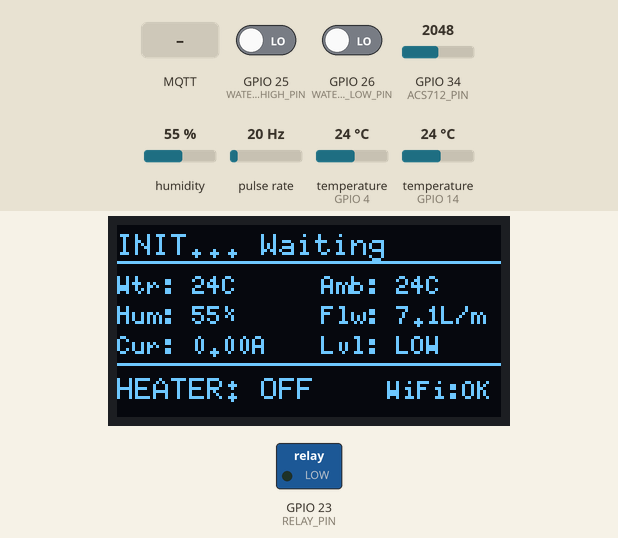
Simulated run of this sketch. Board: ESP32. Parts: 128×64 one-colour display, switched loads named in the sketch (green lamp = pin HIGH). Wiring (inferred from the names in the program): pulse sensor: data GPIO 27. The test bench sets the inputs (shaded band); at power-on: GPIO 26 (WATER_LEVEL_LOW_PIN) LOW, GPIO 25 (WATER_LEVEL_HIGH_PIN) LOW, humidity 55 %, GPIO 34 (ACS712_PIN) = 2048, pulse rate 20 Hz, temperature (sensors on GPIO 4, GPIO 14) 24 °C. WiFi joins after 1.5 s; servers stay silent unless stated; the local clock reads 2024-03-15 10:24:30 at power-on unless the sketch sets it; no MQTT or app messages arrive unless stated; what the sketch prints to the serial monitor is not drawn.

Above: at 4.3 s.
4.4 s: GPIO 26 (WATER_LEVEL_LOW_PIN) driven HIGH
At 10.2 s:
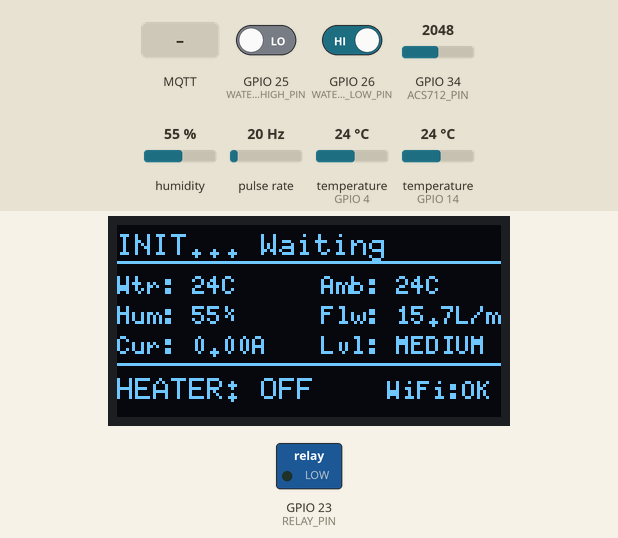
12.5 s: GPIO 25 (WATER_LEVEL_HIGH_PIN) driven HIGH
At 13.3 s:
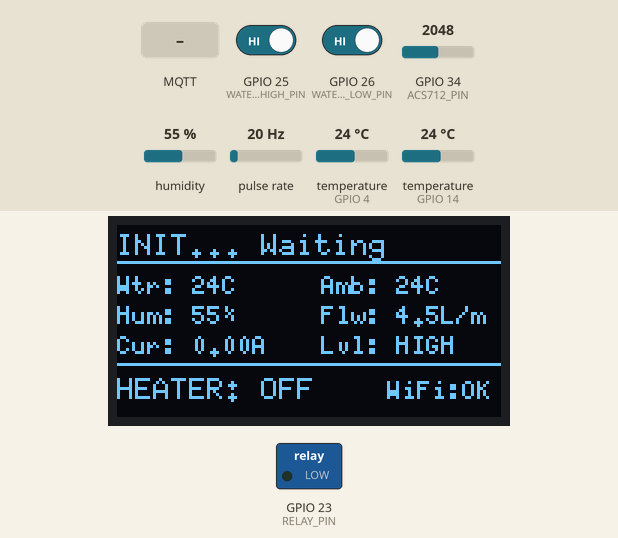
20.6 s: MQTT message "1" arrives on the first subscribed topic
At 27.3 s:
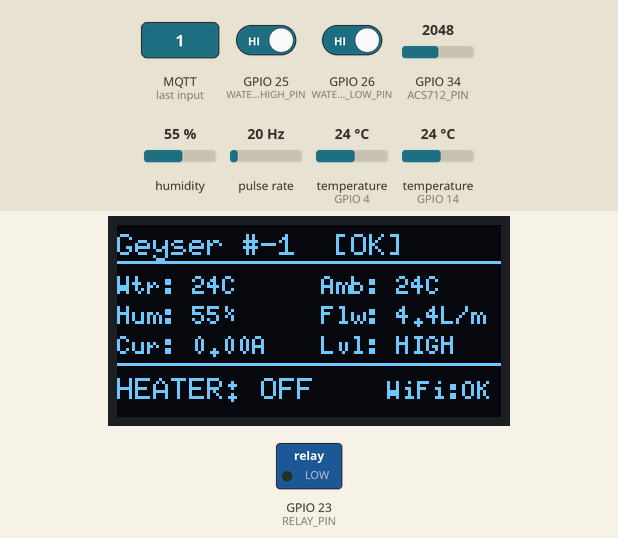
28.7 s: GPIO 25 (WATER_LEVEL_HIGH_PIN) driven LOW
At 32.0 s:
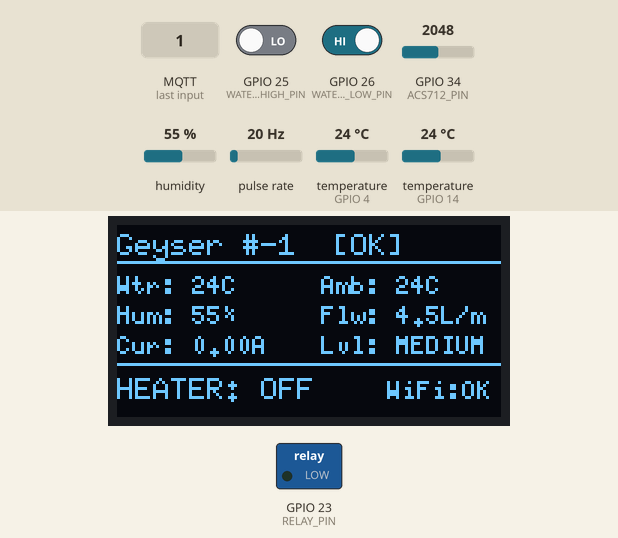
36.8 s: GPIO 26 (WATER_LEVEL_LOW_PIN) driven LOW
At 42.8 s:
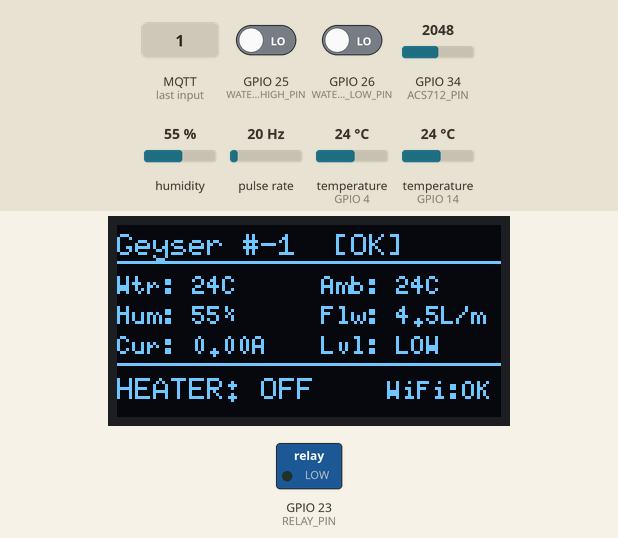
44.9 s: humidity set to 22 %
At 49.3 s:
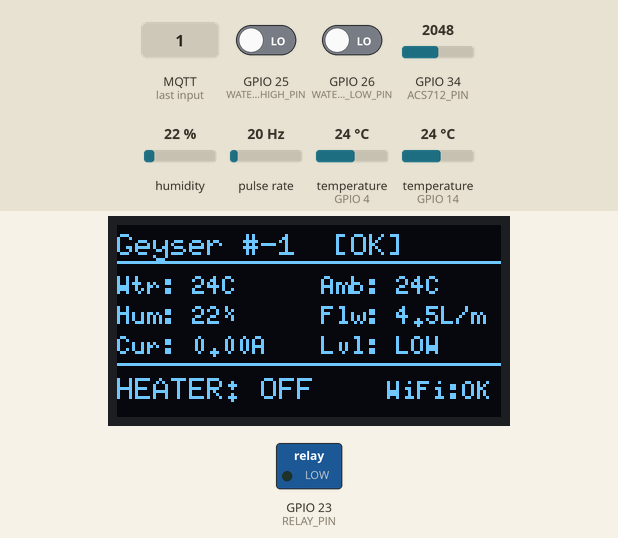
Timing chart, 0 to 50.8 s (numbered marks = the images above; inputs shaded):
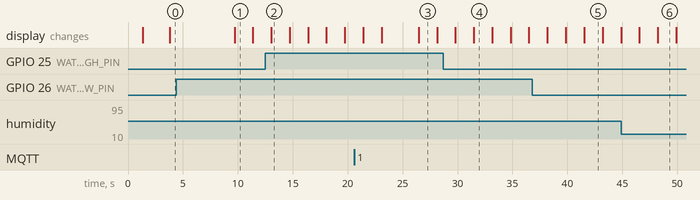

Measured:
- after the input at 4.4 s, the display: changes after 5.3 s (image 1)
- after the input at 12.5 s, the display: changes after 0.55 s (image 2)
- after the input at 20.6 s, the display: first differs from a run without the input after 2.5 s (image 3 shows a later state)
- after the input at 28.7 s, the display: first changes after 1.1 s (image 4 shows a later state)
- after the input at 36.8 s, the display: changes after 1.4 s (image 5)
- after the input at 44.9 s, the display: first differs from a run without the input after 3.3 s (image 6)
- what the display in image 1 shows lasts 1.7 s, from 9.7 s to 11.4 s

The sketch:

intelligent_geyser.ino
```cpp
// ============================================================================
// intelligent_geyser.ino — Context-Aware Smart Water Geyser (ESP32 Firmware)
// ============================================================================
// This firmware operates in two phases:
//   Phase 1 (INIT):  Registers with the cloud server using its MAC address.
//   Phase 2 (DATA):  Reads sensors, publishes telemetry, receives ON/OFF commands.
//   FALLBACK:        If WiFi/MQTT is lost, relay follows its current physical state (manual mode).
//
// Sensors: DS18B20 (water temp), DHT22 (ambient temp+humidity), YF-S201 (flow),
//          ACS712 (current), 2x XKC-Y25 (water level: HIGH/MEDIUM/LOW)
// Display: SH1106 128x64 OLED via U8g2 (I2C on GPIO 32/33)
//
// Target Board: ESP32-D0WD-V3 (38-pin DevKit)
// ============================================================================

#include <WiFi.h>
#include <PubSubClient.h>
#include <ArduinoJson.h>
#include <OneWire.h>
#include <DallasTemperature.h>
#include <DHT.h>
#include <U8g2lib.h>
#include <Wire.h>
#include "config.h"

// ── Global Objects ──────────────────────────────────────────────────────────
WiFiClient espClient;
PubSubClient mqttClient(espClient);

OneWire oneWire(DS18B20_PIN);
DallasTemperature tempSensor(&oneWire);

DHT dht(DHT22_PIN, DHT22);

// SH1106 OLED display (matching working test code)
U8G2_SH1106_128X64_NONAME_F_HW_I2C u8g2(U8G2_R0, /* reset=*/ U8X8_PIN_NONE);

// ── State Variables ─────────────────────────────────────────────────────────
enum DevicePhase { PHASE_INIT, PHASE_DATA };
DevicePhase currentPhase = PHASE_INIT;

String deviceMAC_clean = "";
String deviceMAC_colon = "";
int assignedGeyserID = -1;
String dataTopic = "";
String commandTopic = "";

// Sensor readings
float waterTemp = 0.0;
float ambientTemp = 0.0;
float humidity = 0.0;
float flowRate = 0.0;
float currentAmps = 0.0;
bool waterLevelHigh = false;
bool waterLevelLow = false;
String waterLevelStr = "LOW";
bool heaterOn = false;
bool serverConnected = false;
bool oledAvailable = false;

// Flow sensor interrupt
volatile unsigned long pulseCount = 0;
unsigned long lastFlowCalc = 0;

// Timing
unsigned long lastPublish = 0;
unsigned long lastSensorPrint = 0;
unsigned long lastDisplayUpdate = 0;
unsigned long initSentTime = 0;
bool initSent = false;

// ── Interrupt Service Routine (Flow Sensor) ─────────────────────────────────
void IRAM_ATTR flowPulseISR() {
  pulseCount++;
}

// ── WiFi Connection ─────────────────────────────────────────────────────────
void connectWiFi() {
  Serial.print("Connecting to WiFi");
  WiFi.mode(WIFI_STA);
  WiFi.disconnect();
  delay(100);
  WiFi.begin(WIFI_SSID, WIFI_PASSWORD);
  int attempts = 0;
  while (WiFi.status() != WL_CONNECTED && attempts < 30) {
    delay(500);
    Serial.print(".");
    attempts++;
  }
  if (WiFi.status() == WL_CONNECTED) {
    Serial.println("\nWiFi connected! IP: " + WiFi.localIP().toString());
    deviceMAC_colon = WiFi.macAddress();
    deviceMAC_clean = deviceMAC_colon;
    deviceMAC_clean.replace(":", "");
    Serial.println("MAC: " + deviceMAC_colon);
  } else {
    Serial.println("\nWiFi connection FAILED. Entering manual mode.");
  }
}

// ── MQTT Callback ───────────────────────────────────────────────────────────
void mqttCallback(char* topic, byte* payload, unsigned int length) {
  StaticJsonDocument<512> doc;
  DeserializationError err = deserializeJson(doc, payload, length);
  if (err) {
    Serial.print("JSON parse error: ");
    Serial.println(err.c_str());
    return;
  }

  String topicStr = String(topic);

  // ── Handle config response during INIT phase ───────────────────────────
  if (currentPhase == PHASE_INIT) {
    String expectedConfigTopic = String(BASE_TOPIC) + "/config/" + deviceMAC_colon;
    if (topicStr == expectedConfigTopic) {
      assignedGeyserID = doc["geyser_id"] | -1;
      const char* dt = doc["data_topic"] | "";
      const char* ct = doc["command_topic"] | "";
      dataTopic = String(dt);
      commandTopic = String(ct);

      Serial.println("=== INIT COMPLETE ===");
      Serial.println("Assigned ID: " + String(assignedGeyserID));
      Serial.println("Data Topic:  " + dataTopic);
      Serial.println("Cmd Topic:   " + commandTopic);

      mqttClient.subscribe(commandTopic.c_str());
      Serial.println("Subscribed to: " + commandTopic);

      currentPhase = PHASE_DATA;
      serverConnected = true;
    }
    return;
  }

  // ── Handle ON/OFF commands during DATA phase ───────────────────────────
  if (currentPhase == PHASE_DATA && topicStr == commandTopic) {
    const char* cmd = doc["command"] | "OFF";
    if (strcmp(cmd, "ON") == 0) {
      heaterOn = true;
      digitalWrite(RELAY_PIN, HIGH);
      Serial.println("[CMD] Heater ON");
    } else {
      heaterOn = false;
      digitalWrite(RELAY_PIN, LOW);
      Serial.println("[CMD] Heater OFF");
    }
  }
}

// ── MQTT Connection ─────────────────────────────────────────────────────────
void connectMQTT() {
  if (mqttClient.connected()) return;

  String clientId = "geyser_" + deviceMAC_clean;
  Serial.print("Connecting to MQTT...");

  if (mqttClient.connect(clientId.c_str())) {
    Serial.println(" connected!");

    if (currentPhase == PHASE_INIT) {
      String configTopic = String(BASE_TOPIC) + "/config/" + deviceMAC_colon;
      mqttClient.subscribe(configTopic.c_str());
      Serial.println("Subscribed to: " + configTopic);
    } else if (currentPhase == PHASE_DATA && commandTopic.length() > 0) {
      mqttClient.subscribe(commandTopic.c_str());
    }
  } else {
    Serial.print(" failed (rc=");
    Serial.print(mqttClient.state());
    Serial.println("). Will retry in 5s.");
  }
}

// ── Sensor Reading Functions ────────────────────────────────────────────────
void readTemperature() {
  tempSensor.requestTemperatures();
  float t = tempSensor.getTempCByIndex(0);
  if (t != DEVICE_DISCONNECTED_C && t > TEMP_SAFETY_MIN && t < TEMP_SAFETY_MAX) {
    waterTemp = t;
  }
  if (waterTemp >= TEMP_SAFETY_MAX) {
    heaterOn = false;
    digitalWrite(RELAY_PIN, LOW);
    Serial.println("[SAFETY] Emergency shutoff! Temp too high.");
  }
}

void readDHT22() {
  float h = dht.readHumidity();
  float t = dht.readTemperature();
  if (!isnan(h)) humidity = h;
  if (!isnan(t)) ambientTemp = t;
}

void calculateFlowRate() {
  if (millis() - lastFlowCalc >= FLOW_CALC_INTERVAL_MS) {
    noInterrupts();
    unsigned long count = pulseCount;
    pulseCount = 0;
    interrupts();
    flowRate = (count / FLOW_CALIBRATION_FACTOR);
    lastFlowCalc = millis();
  }
}

void readCurrent() {
  int minADC = 4095;
  int maxADC = 0;

  // Sample the AC wave for 50ms (covers ~2.5 full 50Hz cycles)
  uint32_t start_time = millis();
  while((millis() - start_time) < 50) {
    int rawADC = analogRead(ACS712_PIN);
    if (rawADC < minADC) minADC = rawADC;
    if (rawADC > maxADC) maxADC = rawADC;
  }

  // Calculate Peak-to-Peak ADC
  int peakToPeakADC = maxADC - minADC;

  // Convert to Peak Voltage
  float voltagePeak = (peakToPeakADC / 2.0) * ADC_TO_VOLTAGE;

  // Calculate RMS Voltage (Vrms = Vpeak * 0.707)
  float voltageRMS = voltagePeak * 0.707;

  // Calculate RMS Current
  currentAmps = voltageRMS / ACS712_SENSITIVITY;

  // ── Noise Floor Cutoff ──
  // The ACS712 on a breadboard picks up heavy ambient electromagnetic noise,
  // causing it to read 0.5A - 0.75A even when the load is completely disconnected.
  // Since a real geyser draws massive current (9 Amps to 15 Amps), we can safely
  // snap any reading below 0.85A down to 0.00A to eliminate "phantom" readings.
  if(currentAmps < 0.85) {
    currentAmps = 0.0;
  } else {
    // Optional: Subtract the base noise floor so the reported current is more accurate
    // currentAmps = currentAmps - 0.71;
  }
}

void readWaterLevel() {
  waterLevelHigh = (digitalRead(WATER_LEVEL_HIGH_PIN) == HIGH);
  waterLevelLow  = (digitalRead(WATER_LEVEL_LOW_PIN) == HIGH);

  if (waterLevelHigh && waterLevelLow) {
    waterLevelStr = "HIGH";
  } else if (waterLevelLow) {
    waterLevelStr = "MEDIUM";
  } else {
    waterLevelStr = "LOW";
  }
}

// ── OLED Display Update ─────────────────────────────────────────────────────
void updateDisplay() {
  if (!oledAvailable) return;
  if (millis() - lastDisplayUpdate < DISPLAY_INTERVAL_MS) return;
  lastDisplayUpdate = millis();

  char buf[32];  // Temp buffer for formatting strings

  u8g2.clearBuffer();

  // ── Row 1: Status bar (bold) ──────────────────────────────────────────
  u8g2.setFont(u8g2_font_6x10_tf);
  if (currentPhase == PHASE_INIT) {
    u8g2.drawStr(0, 10, "INIT... Waiting");
  } else {
    snprintf(buf, sizeof(buf), "Geyser #%d  %s", assignedGeyserID,
             serverConnected ? "[OK]" : "[OFF]");
    u8g2.drawStr(0, 10, buf);
  }

  // Horizontal separator
  u8g2.drawHLine(0, 12, 128);

  // ── Row 2: Water Temp & Ambient Temp ──────────────────────────────────
  u8g2.setFont(u8g2_font_5x8_tf);

  snprintf(buf, sizeof(buf), "Wtr:%s%dC", waterTemp < 100 ? " " : "", (int)waterTemp);
  u8g2.drawStr(0, 23, buf);
  snprintf(buf, sizeof(buf), "Amb:%s%dC", ambientTemp < 100 ? " " : "", (int)ambientTemp);
  u8g2.drawStr(68, 23, buf);

  // ── Row 3: Humidity & Flow ────────────────────────────────────────────
  snprintf(buf, sizeof(buf), "Hum: %d%%", (int)humidity);
  u8g2.drawStr(0, 33, buf);
  // Format flow with 1 decimal
  int flowWhole = (int)flowRate;
  int flowFrac = (int)((flowRate - flowWhole) * 10);
  snprintf(buf, sizeof(buf), "Flw: %d.%dL/m", flowWhole, flowFrac);
  u8g2.drawStr(68, 33, buf);

  // ── Row 4: Current & Water Level ──────────────────────────────────────
  int ampsWhole = (int)currentAmps;
  int ampsFrac = (int)((currentAmps - ampsWhole) * 100);
  snprintf(buf, sizeof(buf), "Cur: %d.%02dA", ampsWhole, ampsFrac);
  u8g2.drawStr(0, 43, buf);
  snprintf(buf, sizeof(buf), "Lvl: %s", waterLevelStr.c_str());
  u8g2.drawStr(68, 43, buf);

  // Horizontal separator
  u8g2.drawHLine(0, 46, 128);

  // ── Row 5: Heater status (prominent) ──────────────────────────────────
  u8g2.setFont(u8g2_font_6x10_tf);
  snprintf(buf, sizeof(buf), "HEATER: %s", heaterOn ? "ON" : "OFF");
  u8g2.drawStr(0, 58, buf);

  // WiFi indicator on the right
  u8g2.setFont(u8g2_font_5x8_tf);
  u8g2.drawStr(90, 58, WiFi.status() == WL_CONNECTED ? "WiFi:OK" : "WiFi:--");

  u8g2.sendBuffer();
}

// ── Print Sensor Readings to Console ────────────────────────────────────────
void printSensorReadings() {
  if (millis() - lastSensorPrint < SENSOR_PRINT_INTERVAL_MS) return;
  lastSensorPrint = millis();

  Serial.println("\n--- Sensor Readings ---");
  Serial.print("Water Temp:   "); Serial.print(waterTemp, 1);   Serial.println(" C");
  Serial.print("Ambient Temp: "); Serial.print(ambientTemp, 1); Serial.println(" C");
  Serial.print("Humidity:     "); Serial.print(humidity, 1);     Serial.println(" %");
  Serial.print("Flow Rate:    "); Serial.print(flowRate, 1);     Serial.println(" L/min");
  Serial.print("Current:      "); Serial.print(currentAmps, 2);  Serial.println(" A");
  Serial.print("Water Level:  "); Serial.println(waterLevelStr);
  Serial.print("  (High pin="); Serial.print(waterLevelHigh ? "YES" : "NO");
  Serial.print(", Low pin=");  Serial.print(waterLevelLow ? "YES" : "NO");
  Serial.println(")");
  Serial.print("Heater:       "); Serial.println(heaterOn ? "ON" : "OFF");
  Serial.print("Phase:        "); Serial.println(currentPhase == PHASE_INIT ? "INIT" : "DATA");
  Serial.println("-----------------------");
}

// ── Publish Telemetry ───────────────────────────────────────────────────────
void publishData() {
  if (currentPhase != PHASE_DATA) return;
  if (millis() - lastPublish < PUBLISH_INTERVAL_MS) return;
  lastPublish = millis();

  StaticJsonDocument<384> doc;
  doc["geyser_id"] = assignedGeyserID;
  doc["water_temp"] = round(waterTemp * 10) / 10.0;
  doc["ambient_temp"] = round(ambientTemp * 10) / 10.0;
  doc["humidity"] = round(humidity * 10) / 10.0;
  doc["flow_rate"] = round(flowRate * 10) / 10.0;
  doc["current_amps"] = round(currentAmps * 100) / 100.0;
  doc["water_level"] = waterLevelStr;
  doc["is_heating"] = heaterOn ? 1 : 0;

  struct tm timeinfo;
  if (getLocalTime(&timeinfo)) {
    doc["hour"] = timeinfo.tm_hour;
    doc["minute"] = timeinfo.tm_min;
    doc["month"] = timeinfo.tm_mon + 1;
    doc["day_of_week"] = timeinfo.tm_wday;
  }

  char buffer[384];
  serializeJson(doc, buffer);

  if (mqttClient.publish(dataTopic.c_str(), buffer)) {
    Serial.print("[DATA] Published: T=");
    Serial.print(waterTemp, 1);
    Serial.print("C, Amb=");
    Serial.print(ambientTemp, 1);
    Serial.print("C, H=");
    Serial.print(humidity, 1);
    Serial.print("%, Flow=");
    Serial.print(flowRate, 1);
    Serial.print(", Level=");
    Serial.println(waterLevelStr);
  }
}

// ── Init Phase: Send Registration ───────────────────────────────────────────
void sendInitRequest() {
  if (initSent && (millis() - initSentTime < 10000)) return;

  StaticJsonDocument<256> doc;
  doc["mac_address"] = deviceMAC_colon;

  JsonObject info = doc.createNestedObject("info");
  info["chip_model"] = ESP.getChipModel();
  info["chip_revision"] = ESP.getChipRevision();
  info["cores"] = ESP.getChipCores();
  info["firmware_version"] = "1.2.0";

  char buffer[256];
  serializeJson(doc, buffer);

  String initTopic = String(BASE_TOPIC) + "/init";
  mqttClient.publish(initTopic.c_str(), buffer);

  Serial.println("[INIT] Registration sent. Waiting for config...");
  initSent = true;
  initSentTime = millis();
}

// ============================================================================
// SETUP
// ============================================================================
void setup() {
  Serial.begin(115200);
  delay(1000);
  Serial.println("\n=== Context-Aware Smart Geyser ===");
  Serial.println("Firmware v1.2.0 (SH1106 OLED + DHT22 + Dual Water Level)");

  // Pin modes
  pinMode(RELAY_PIN, OUTPUT);
  digitalWrite(RELAY_PIN, LOW);
  pinMode(WATER_LEVEL_HIGH_PIN, INPUT);
  pinMode(WATER_LEVEL_LOW_PIN, INPUT);
  pinMode(FLOW_SENSOR_PIN, INPUT_PULLUP);

  // Attach flow sensor interrupt
  attachInterrupt(digitalPinToInterrupt(FLOW_SENSOR_PIN), flowPulseISR, RISING);

  // Initialize DS18B20
  tempSensor.begin();
  Serial.println("[OK] DS18B20 initialized.");

  // Initialize DHT22
  dht.begin();
  Serial.println("[OK] DHT22 initialized.");

  // Initialize OLED (SH1106 via U8g2, matching test code)
  delay(250);  // Give display time to power up
  Wire.begin(OLED_SDA, OLED_SCL);
  u8g2.begin();
  oledAvailable = true;
  Serial.println("[OK] SH1106 OLED initialized (SDA=" + String(OLED_SDA) +
                 ", SCL=" + String(OLED_SCL) + ")");

  // Show boot screen
  u8g2.clearBuffer();
  u8g2.setFont(u8g2_font_6x10_tf);
  u8g2.drawStr(10, 20, "Smart Geyser");
  u8g2.drawStr(10, 35, "v1.2.0");
  u8g2.setFont(u8g2_font_5x8_tf);
  u8g2.drawStr(10, 50, "Booting...");
  u8g2.sendBuffer();

  Serial.println("[OK] Sensors: Water Level HIGH=" + String(WATER_LEVEL_HIGH_PIN) +
                 ", LOW=" + String(WATER_LEVEL_LOW_PIN));
  Serial.println("[OK] Flow sensor pin " + String(FLOW_SENSOR_PIN));
  Serial.println("[OK] Current sensor pin " + String(ACS712_PIN));
  Serial.println("[OK] Relay pin " + String(RELAY_PIN));

  // Connect WiFi
  connectWiFi();

  // Configure MQTT
  mqttClient.setServer(MQTT_BROKER, MQTT_PORT);
  mqttClient.setCallback(mqttCallback);
  mqttClient.setBufferSize(512);

  // Sync time via NTP
  configTime(19800, 0, "pool.ntp.org", "time.nist.gov");
  Serial.println("[OK] NTP time sync initiated.");
  Serial.println("=====================================\n");
}

// ============================================================================
// LOOP
// ============================================================================
void loop() {
  // ── ALWAYS read sensors first, regardless of connectivity ───────────────
  readTemperature();
  readDHT22();
  calculateFlowRate();
  readCurrent();
  readWaterLevel();

  // ── ALWAYS update display and console ───────────────────────────────────
  updateDisplay();
  printSensorReadings();

  // ── WiFi check ──────────────────────────────────────────────────────────
  if (WiFi.status() != WL_CONNECTED) {
    serverConnected = false;
    delay(1000);
    connectWiFi();
    return;
  }

  // ── MQTT check ──────────────────────────────────────────────────────────
  if (!mqttClient.connected()) {
    serverConnected = false;
    connectMQTT();
    delay(5000);
    return;
  }
  mqttClient.loop();

  // ── Phase-specific logic ────────────────────────────────────────────────
  switch (currentPhase) {
    case PHASE_INIT:
      sendInitRequest();
      break;
    case PHASE_DATA:
      publishData();
      break;
  }
}
```

Source omitted: config.h (2873 bytes)
